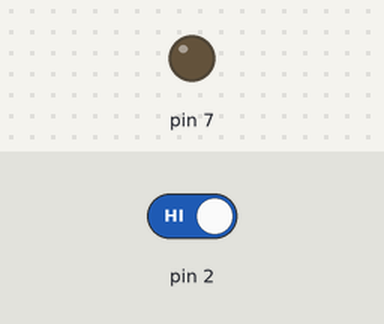
Bench run of a sketch on a simulated Arduino Uno, built with avr-gcc and run on an emulated ATmega328P. Shown: output pins drawn as LEDs (lit = HIGH). Inputs (shaded band) come from the test bench; at power-on: pin 2 HIGH.

Above: at 1.2 s.
1.3 s: pin 2 driven LOW
At 1.7 s:
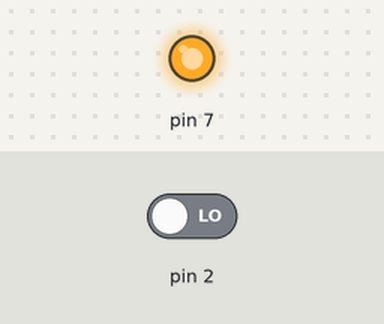
2.8 s: pin 2 driven HIGH
At 4.1 s:
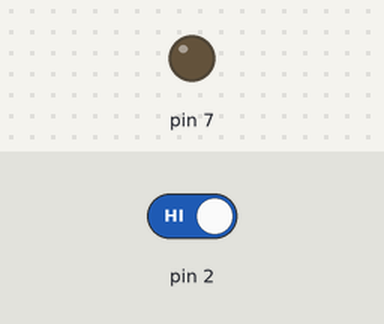
Timing chart, 0 to 5.8 s (numbered marks = the images above; inputs shaded):
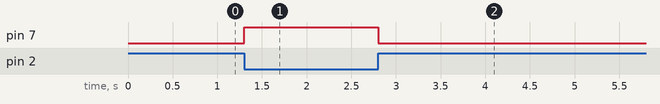

Measured:
- after the input at 1.3 s, pin 7: LOW → HIGH at once
- after the input at 2.8 s, pin 7: HIGH → LOW at once

The sketch:

button_led.ino
```cpp
void setup() {
  pinMode(7, OUTPUT);
  pinMode(2, INPUT);
}

void loop() {
  int buttonState = digitalRead(2);

  if (buttonState == LOW) {
    digitalWrite(7, HIGH);
  } else {
    digitalWrite(7, LOW);
  }
}
```
